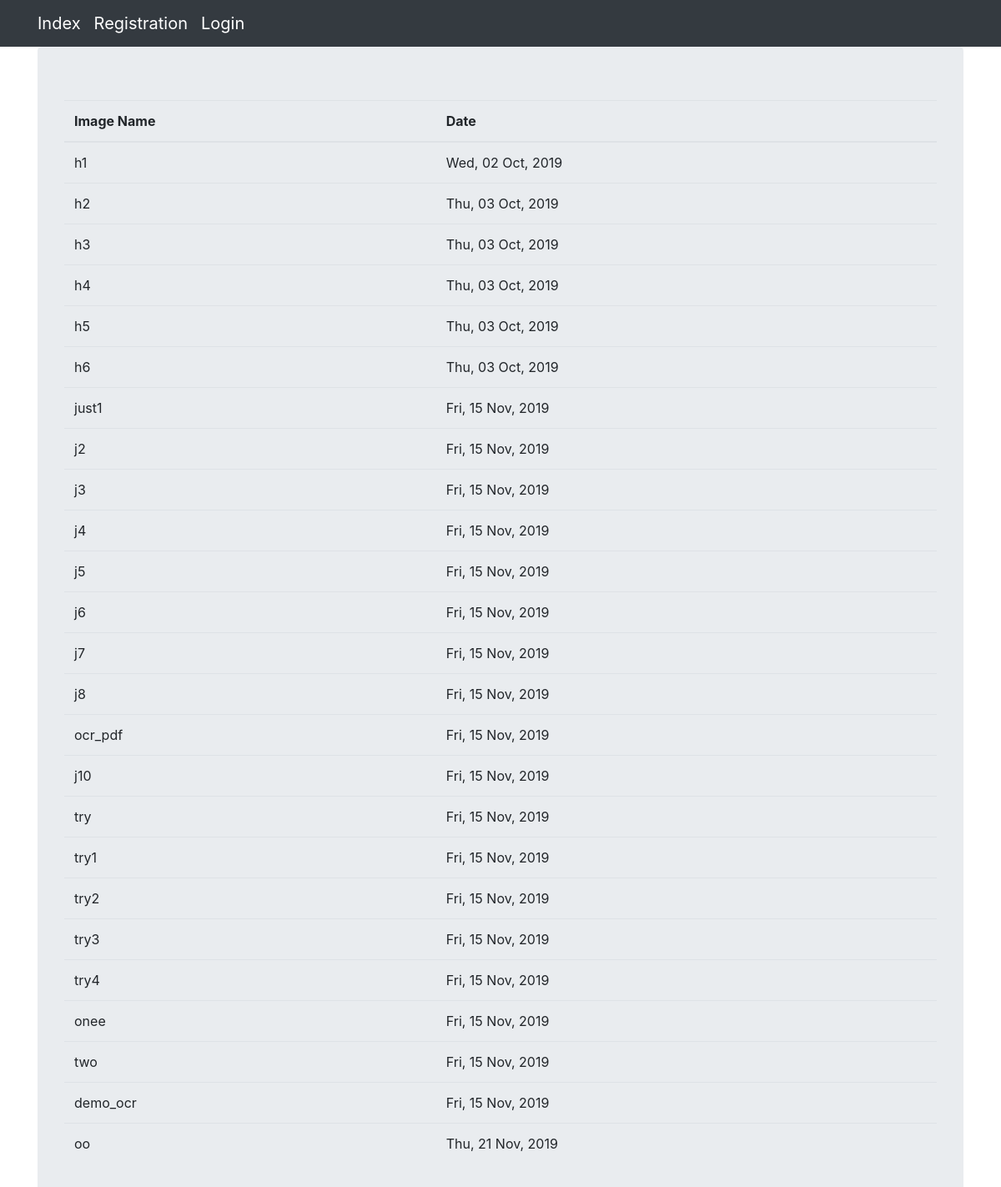
Page /ocr/history/2 on the committed database.
### ocr_app/models.py (models this page shows, shortened)
class Upload(models.Model):
    FileName = models.CharField(max_length=150, default='')
    File = models.FileField(upload_to='upload/')
    operation = models.CharField(max_length=50, choices=operations, default='1')
    user = models.ForeignKey(User, on_delete=models.CASCADE)
    date = models.DateTimeField(default=datetime.now, blank=True)

### ocr_app/views.py (the view)
# urls.py: path('history/<int:pk>', views.history, name='logs'),
def history(request, pk=None):
    uploadObj = Upload.objects.all().filter(user=pk)
    success = False
    allFile = []
    date = []
    for value in uploadObj:
        allFile.append(value.FileName)
        success = True
        print(value.FileName)
        date.append(value.date)
    mylist = zip(allFile, date)
    return render(request, "history.html", {"success": success, "mylist": mylist})

### templates/history.html
{% extends "base.html" %}
{% load mytags %}
{% block body_block %}
<div class="jumbotron">
    {% if success %}
    <table class="table">
        <thead>
             <tr>
                <th>Image Name</th>
                <th>Date</th>
            </tr>
        </thead>
        <tbody>
        {% for file,date in mylist %}
            <tr>
                    <td>{{ file }}</td>
                    <td>{{ date|date:'D, d M, Y' }}</td>
            </tr>
        {% endfor %}
        </tbody>
    </table>
    {% else %}
        <h3> No files </h3>
    {% endif %}
</div>
{% endblock %}

### rows in the picture
Upload: mylist "h1", mylist "Wed, 02 Oct, 2019"
Upload: mylist "h2", mylist "Thu, 03 Oct, 2019"
Upload: mylist "h3", mylist "Thu, 03 Oct, 2019"
Upload: mylist "h4", mylist "Thu, 03 Oct, 2019"
Upload: mylist "h5", mylist "Thu, 03 Oct, 2019"
Upload: mylist "h6", mylist "Thu, 03 Oct, 2019"
Upload: mylist "just1", mylist "Fri, 15 Nov, 2019"
Upload: mylist "j2", mylist "Fri, 15 Nov, 2019"
Upload: mylist "j3", mylist "Fri, 15 Nov, 2019"
Upload: mylist "j4", mylist "Fri, 15 Nov, 2019"
Upload: mylist "j5", mylist "Fri, 15 Nov, 2019"
Upload: mylist "j6", mylist "Fri, 15 Nov, 2019"
Upload: mylist "j7", mylist "Fri, 15 Nov, 2019"
Upload: mylist "j8", mylist "Fri, 15 Nov, 2019"
Upload: mylist "ocr_pdf", mylist "Fri, 15 Nov, 2019"
Upload: mylist "j10", mylist "Fri, 15 Nov, 2019"
Upload: mylist "try", mylist "Fri, 15 Nov, 2019"
Upload: mylist "try1", mylist "Fri, 15 Nov, 2019"
Upload: mylist "try2", mylist "Fri, 15 Nov, 2019"
Upload: mylist "try3", mylist "Fri, 15 Nov, 2019"
Upload: mylist "try4", mylist "Fri, 15 Nov, 2019"
Upload: mylist "onee", mylist "Fri, 15 Nov, 2019"
Upload: mylist "two", mylist "Fri, 15 Nov, 2019"
Upload: mylist "demo_ocr", mylist "Fri, 15 Nov, 2019"
Upload: mylist "oo", mylist "Thu, 21 Nov, 2019"
